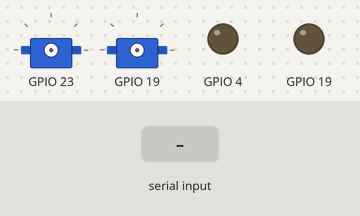
The sketch below on a simulated ESP32. Shown: 2 × servo, output pins drawn as LEDs (lit = HIGH). The inputs (shaded band) are chosen by the test bench. Servo pulses on a pin are drawn as a servo (544–2400 µs = 0–180°); what the sketch prints to the serial monitor is not drawn.

Above: at 1.2 s.
1.3 s: "j;" received over Serial
At 4.1 s:
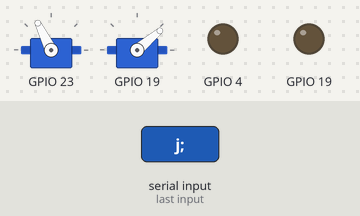
4.3 s: "i;" received over Serial
At 4.7 s:
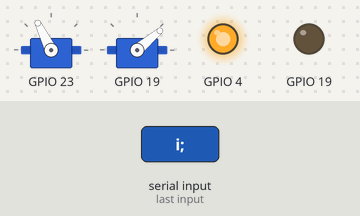
6.5 s: "m90;" received over Serial
At 6.8 s:
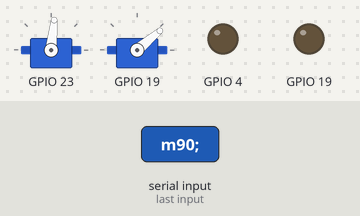
8.0 s: "m;" received over Serial
At 9.1 s:
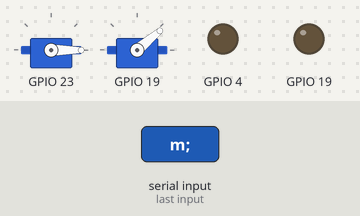
9.5 s: "n90;" received over Serial
At 10.3 s:
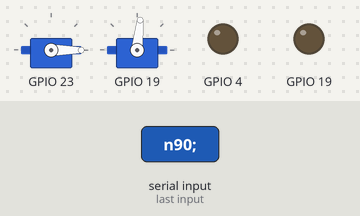
11.0 s: "n,45;" received over Serial
At 11.4 s:
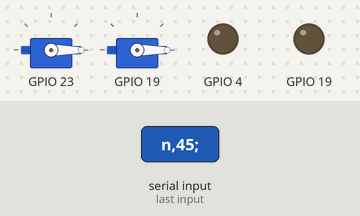
Timing chart, 0 to 13.5 s (numbered marks = the images above; inputs shaded):
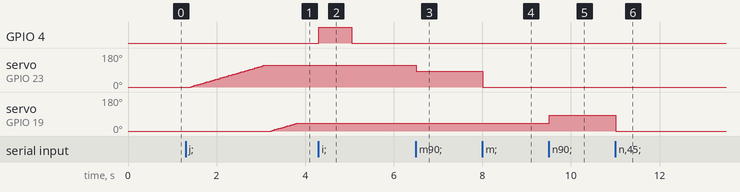

Measured:
- after the input at 1.3 s, servo on GPIO 23: moves from 0° to 116° over 1.7 s, starting after 0.12 s; servo on GPIO 19: moves from 0° to 40° over 0.56 s, starting after 1.9 s
- after the input at 4.3 s, GPIO 4: LOW → HIGH at once, → LOW 0.75 s later
- after the input at 6.5 s, servo on GPIO 23: 116° → 84° at once
- after the input at 8.0 s, servo on GPIO 23: 84° → 0° at once
- after the input at 9.5 s, servo on GPIO 19: 40° → 84° at once
- after the input at 11.0 s, servo on GPIO 19: 84° → 0° at once

The sketch:

servo_moter_moter.ino
```cpp
#include <ESP_servo.h>
#include <stdio.h>
#include <string>

ESP_servo servo1;
ESP_servo servo2;
int pos1 = 0;
int pos2 = 0;
int nowAngle1 = 0;
int nowAngle2 = 0;
int Angle1 = 120;
int Angle2 = 45;

unsigned long previousMillis = 0;
unsigned long OnTime = 750;
unsigned long OffTime = 250;
int moterstate = LOW;

char key = '0';


void setup() {
  servo1.init(23,0);
  servo2.init(19,1);
  pinMode(4,OUTPUT);
  digitalWrite(4, moterstate);
  Serial.begin(115200);
}

void loop() {
  unsigned long currentMillis = millis();


  if(Serial.available()){
      char key = Serial.read();


  switch(key){

          case 'i':
            while(true){
              currentMillis = millis();
            if((moterstate == LOW) && (currentMillis - previousMillis >= OffTime)){
                moterstate = HIGH;
                previousMillis = currentMillis;
                Serial.write("Moter start rotating \n");
                digitalWrite(4,moterstate);
             }
            else if((moterstate == HIGH) && (currentMillis - previousMillis >= OnTime)){
                moterstate = LOW;
                previousMillis = currentMillis;
                Serial.write("Moter finished rotating \n");
                digitalWrite(4,moterstate);
                break;
             }
          }
          previousMillis = currentMillis;
          key = '0';
          break;


          case 'j':
              for (int pos1 = 0; pos1 <= Angle1; pos1 += 1) {
                  servo1.write(pos1);
                  delay(15);
              }
          Serial.write("Servo moter1 finished rotating \n");
              for (int pos2 = 0; pos2 <= Angle2; pos2 += 1) {
                  servo2.write(pos2);
                  delay(15);
              }
          Serial.write("Servo moter2 finished rotating \n");
          key = '0';
          break;

          case 'm':
              Serial.write("****** Servo Motor1 plung angle determination mode ******\n");
              Serial.write("Enter Motor Angle: ");
              while(true){
                if (Serial.available() ){
                  String key = Serial.readStringUntil(';');
                  Serial.write(key.c_str());
                  Serial.write('\n');
                  int newAngle1 = atoi(key.c_str());
                  if (nowAngle1 != newAngle1){
                    if (newAngle1 <= 180 && newAngle1 >= 0){
                      Serial.write("WARMING: MORER1 IS ROTATING \n");
                      while (pos1 != newAngle1){
                        currentMillis = millis();
                        if  ((pos1 < newAngle1) && (currentMillis - previousMillis >= 15)){
                          servo1.write(pos1++);
                          currentMillis = previousMillis;
                        }
                        else if((pos1 > newAngle1) && (currentMillis - previousMillis >= 15)){
                          servo1.write(pos1--);
                          currentMillis = previousMillis;
                        }
                        Serial.write(pos1);
                      }
                    }
                    else{
                      Serial.write("Warming: Out of the range");
                      }
                    nowAngle1 = newAngle1;
                  }
                  break;
               }
             }
             currentMillis = previousMillis;
             key = '0';
             break;

             case 'n':
                Serial.write("****** Servo Motor2 launch angle determination mode ******\n");
                Serial.write("Enter Motor Angle: ");
                while(true){
                  if (Serial.available() ){
                    String key = Serial.readStringUntil(';');
                    Serial.write(key.c_str());
                    Serial.write('\n');
                    int newAngle2 = atoi(key.c_str());
                    if (nowAngle2 != newAngle2){
                      if (newAngle2 <= 180 && newAngle2 >= 0){
                        Serial.write("WARMING: MORER1 IS ROTATING \n");
                        while (pos2 != newAngle2){
                          currentMillis = millis();
                          if ((pos2 < newAngle2) && (currentMillis - previousMillis >= 15)){
                            servo2.write(pos2++);
                            currentMillis = previousMillis;
                          }
                          else if ((pos2 > newAngle2) && (currentMillis - previousMillis >= 15)){
                            servo2.write(pos2--);
                            currentMillis = previousMillis;
                          }
                          Serial.write(pos2);
                        }
                      }
                    else{
                      Serial.write("Warming: Out of the range");
                    }
                    nowAngle2 = newAngle2;
                  }
                  break;
                }
              }
              currentMillis = previousMillis;
              key = '0';
              break;
      }

  }
}
```
